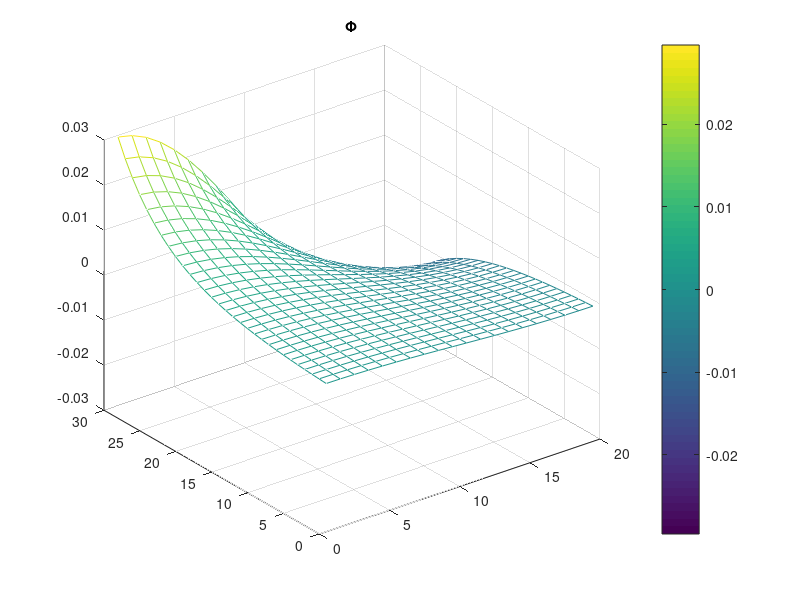
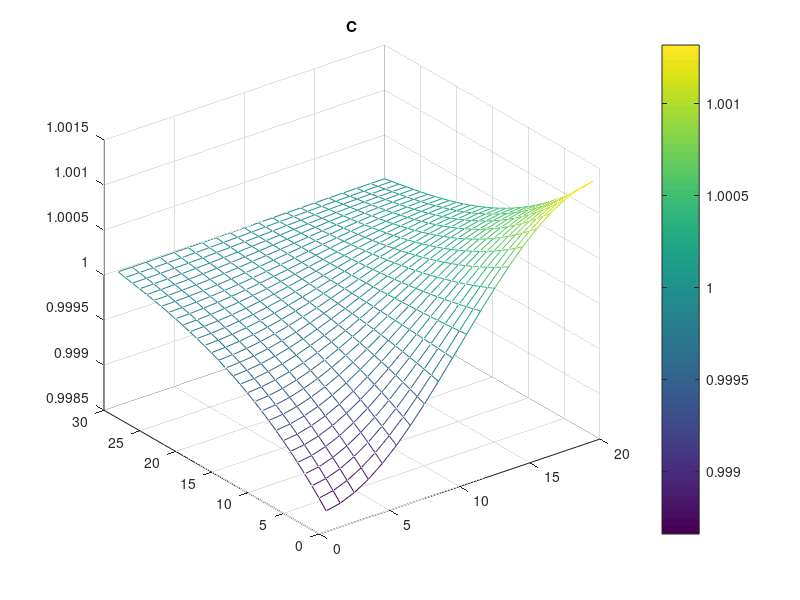
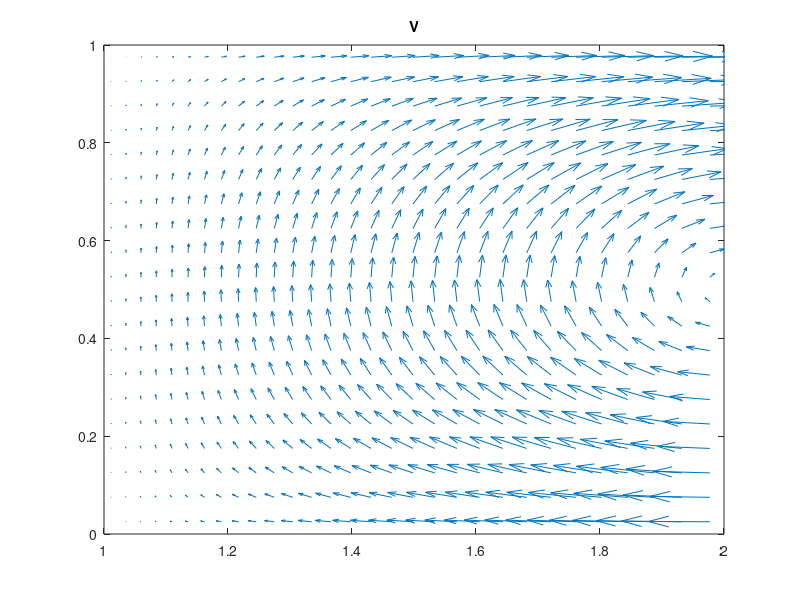
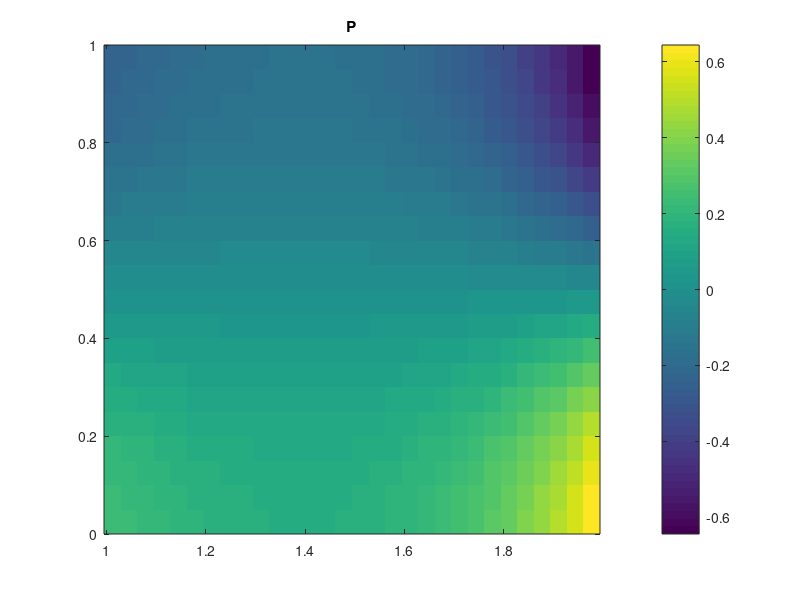

Reproduce these figures in MATLAB, in order.
% The main solver code.
function main
    % clc;
    % Physical quantities
    alpha = 1; % Peclet number
    beta = 0.1; % Applied electric field
    vel = 0.1; % Particle velocity 
    
    % Grid creation
    x = logspace(log10(1), log10(2), 31);
    y = linspace(0, 1, 21);
    [sz, Xc, Yc, Xx, Yx, Xy, Yy, Xi, Yi] = create_grids(x, y);
    Ic = interior(sz + 2);
    [Ju Iu Jd Id Jl Il Jr Ir] = boundary(Ic);
    K  = [Ju Iu; Jd Id; Jl Il; Jr Ir]; % (Xc, Yc)
    
    [Jux Iux Jdx Idx Jlx Ilx Jrx Irx] = boundary(interior(sz + [1 2]));
    Kx = [Jux Iux; Jdx Idx; Jlx Ilx; Jrx Irx]; % (Xx, Yx)
    Mx = [0*Jux+1, 0*Iux-1; 0*Jdx+1, 0*Idx-1; ...
          0*Jlx+1, 0*Ilx; 0*Jrx+1 0*Irx];
    % Up/Down: Neumann = 0/0.
    % Left/Right: Dirichlet = 0/cos(theta)
    
    [Juy Iuy Jdy Idy Jly Ily Jry Iry] = boundary(interior(sz + [2 1]));
    Ky = [Juy Iuy; Jdy Idy; Jly Ily; Jry Iry]; % (Xy, Yy)
    My = [0*Juy+1, 0*Iuy; 0*Jdy+1, 0*Idy; ...
          0*[Jly, Ily; Jry, Iry]+0.5];
    % Up/Down: Dirichlet = 0/0
    % Left/Right: Average Dirichlet = Slip/sin(theta)
    
    % Guess initial values for all variables
    Phi = randn(sz);
    C = rand(sz);
    Vx = randn(sz - [1 0]);
    Vy = randn(sz - [0 1]);
    P = randn(sz);
    
    % Iterations
    iters = [1 2 10];
    L = laplacian(Ic, Xc, Yc);
    L1 = L();
    [Gx_p, L_vx0, Gx_vx0] = stokes1(1, Xx, Yx, Xi, Yi);
    [Gy_p, L_vy0, Gy_vy0] = stokes1(2, Xy, Yy, Xi, Yi);
    
    [L_vx] = subst_lhs(L_vx0, Kx, Mx);
    [L_vy] = subst_lhs(L_vy0, Ky, My);
    [Gx_vx] = subst_lhs(Gx_vx0, Kx, Mx);
    [Gy_vy] = subst_lhs(Gy_vy0, Ky, My);

    A1 = [L_vx, sparse(size(L_vx, 1), size(L_vy, 2)), -Gx_p; ...
         sparse(size(L_vy, 1), size(L_vx, 2)), L_vy, -Gy_p; ...
         Gx_vx, Gy_vy, sparse(prod(sz), prod(sz))];
    [Mr, Mb] = stokes_vanka_redblack(sz, A1);

    VxL = zeros(1, size(Vx, 2));
    VxR = zeros(1, size(Vx, 2)) - vel*cos(Yx(end, 2:end-1)*pi);
    VyU = zeros(size(Vy, 1), 1);
    VyD = zeros(size(Vy, 1), 1);

    Cl = exp(-Phi(1, :));
    Cr = 0*Cl + exp(-0);
    
    for iter = 1:10000
        %%% Laplace equation (for Phi)
        if iters(3)
            C0 = [Cl; C; Cr]; % Expand C with ghost points
            A = L([C0(:, 1), C0, C0(:, end)]);
            % Up/Down: symmetry - Neumann. Left: Dirichlet. Right: Neumann (field).
            M = [0*Ju+1 0*Iu-1; 0*Jd+1 0*Id-1; 0*Jl+1 0*Il; 0*Jr+1 0*Ir-1];
            u = [0*[Ju; Jd]; -log(col(C(1, :))); ...
                beta * (Xc(Jr) - Xc(Ir)) .* cos(Yc(Jr) * pi)];
            [A, f] = subst(A, zeros(sz), K, M, u);
            [Phi, res3] = iterate(Phi, A, f, iters(3));
            Cl = exp(-Phi(1, :));
        end
        %%% Diffusion-advection (for C)        
        if iters(2)
            % Up/Down: symmetry - Neumann. Left: Dirichlet. Right: Dirichlet.
            M = [0*Ju+1 0*Iu-1; 0*Jd+1 0*Id-1; 0*Jl+1 0*Il; 0*Jr+1 0*Ir];
            u = [0*[Ju; Jd]; Cl(:); Cr(:)];

            A = advection(Ic, Xc, Yc, [VxL; Vx; VxR], [VyD, Vy, VyU], 'central');        
            [A, f] = subst(L1 - alpha*A, zeros(sz), K, M, u);
            [C, res2] = iterate(C, A, f, iters(2));
        end        
        %%% Stokes equation (for Vx, Vy, P)
        if iters(1)
            Fx = shave(Xx, 1, 1) * 0;
            Fy = shave(Yy, 1, 1) * 0;
            div = zeros(sz);

            %    Neumann (U/D)     Dirichlet (L/R)
            ux = [[0*Jux; 0*Jdx]; [VxL(:); VxR(:)]];
            [Fx] = subst_rhs(L_vx0, Fx, Kx, Mx, ux);
            [div] = subst_rhs(Gx_vx0, div, Kx, Mx, ux);
            
            %    Dirichlet (U/D)   Av. Dirichlet (L/R)  [TODO]
            uy = [[VyU(:); VyD(:)]; [0*Jly; 0*Jry]];
            [Fy] = subst_rhs(L_vy0, Fy, Ky, My, uy);
            [div] = subst_rhs(Gy_vy0, div, Ky, My, uy);

            f1 = [Fx; Fy; div];

            z = [Vx(:); Vy(:); P(:)];
            for k = 1:iters(1)
                r = f1 - A1*z;    z = z + Mr*r; 
                r = f1 - A1*z;    z = z + Mb*r;
            end
            res1 = r;
            Vx = reshape(z(1:numel(Fx)), sz - [1 0]);
            Vy = reshape(z((1:numel(Fy)) + numel(Fx)), sz - [0 1]);
            P = reshape(z((1 + numel(Fx) + numel(Fy)):end), sz);
            P = P - mean(P(:)); % re-normalize P
        end
    end
    
    % Results
%     Phi, C, Vx, Vy, P
    figure(1); 
    mesh(Phi); colorbar; title('\Phi')
    
    figure(2); 
    mesh(C); colorbar; title('C')

    figure(3); 
    quiver(Xi, Yi, ...
        average([VxL; Vx; VxR], [1;1]/2), ...
        average([VyD, Vy, VyU], [1 1]/2), 0); title('V')
    axis([1 2 0 1])

    figure(4); 
    imagesc(average(x, [1 1]/2), average(y, [1 1]/2), P.'); 
    colorbar; title('P')
    set(gca, 'YDir', 'normal');
    save results
    norm(res1, inf)
    norm(res2, inf)
    norm(res3, inf)
end

function A = shave(A, rows, cols)
    A = A(1+rows : end-rows, 1+cols : end-cols);
end

function [x, r] = iterate(x, A, f, N)
    sz = size(x);
    x = x(:);
    J = dinv(A);
    for i = 1:N
        r = f - A * x;
        x = x + J * r;
    end
    x = reshape(x, sz);
end

function [M1, M2] = stokes_vanka_redblack(sz, A)
    K = 1:prod(sz);
    K = K(:);
    [I, J] = ind2sub(sz, K);
    
    % Same indices for variables and equations.
    % CR: make this offset hack better.
    V = [[index(sz - [1 0], I-1, J), index(sz - [1 0], I, J)], ...
         [index(sz - [0 1], I, J-1), index(sz - [0 1], I, J)] + prod(sz - [1 0]), ...
         K + prod(sz - [1 0]) + prod(sz - [0 1])];
    
    K = logical(mod(I - J, 2)); 
    V1 = arr2cell(V( K, :)); % odd
    V2 = arr2cell(V(~K, :)); % even
    
    M1 = vanka(A, V1, V1);
    M2 = vanka(A, V2, V2);

    function C = arr2cell(A)
        C = cell(size(A, 1), 1);
        for k = 1:numel(C)
            a = A(k, :);
            a = a(~isnan(a));
            C{k} = a(:);
        end
    end

    function K = index(sz, I, J)
        Q = (1 <= I) & (I <= sz(1)) & (1 <= J) & (J <= sz(2));
        K = nan(size(Q));
        K(Q) = sub2ind(sz, I(Q), J(Q));
    end

end

% Vanka-type smoother construction.
function [M] = vanka(A, V, E)

    % V is a cell array, whose k-th entry contains k-th subdomain indices
    nonzeros = 0;
    for k = 1:numel(V)
        nonzeros = nonzeros + numel(V{k}).^2;
    end
    % Preallocate memory for non-zeroes
    inverses = zeros(nonzeros, 1);
    indices = zeros(size(inverses));

    sz = size(A); % Pre-compute A size
    offset = 0;
    for k = 1:numel(V)
         % Process current index set:
        J = col(V{k});
        I = col(E{k});
        N = numel(J); 
        % Invert current submatrix
        inverses( offset + (1:N^2) ) = inv( A(I, J) );
        % Save its indices at A
        indices( offset + (1:N^2) ) = index_ndgrid(sz, J, I);
        offset = offset + N^2;
    end
    % Construct sparse matrix M for pre-conditioning
    M = mksparse(sz, indices, inverses);

    % r = f - Ax
    % x' = x + M r 
    % x' = (I - MA)x + Mf
    % x' = Tx + d
end

function K = index_ndgrid(sz, I, J)
    [I, J] = ndgrid(I, J);
    K = sub2ind(sz, I, J);
end
function S = mksparse(sz, indices, values)
    [I, J] = ind2sub(sz, indices);
    S = sparse(I, J, values, sz(1), sz(2));
end

% Construct Stokes equation for specified dimension.
function [Gp, Lv, Gv] = stokes1(dim, Xs, Ys, X, Y)
    sz = size(0*Xs + 0*Ys);
    I = interior(sz);
    Lv = laplacian(I, Xs, Ys);
    Lv = Lv();
    % full(Lv)
    dir = (1:numel(sz)) == dim;
    K = I | shift(I, -dir); % add first row/column
    Gv = gradient(K, Xs, Ys, dir);
    % full(Gv)
    I = true(size(0*X+0*Y));
    K = I & shift(I, -dir); % remove last row/column
    Gp = gradient(K, X, Y, dir);
    % full(Gp)
end

% Sparse gradient operator.
function G = gradient(K, X, Y, dir)
    sz = size(K);
    [I, J] = ind2sub(sz, find(K));
    K1 = sub2ind(sz, I, J);
    K2 = sub2ind(sz, I + dir(1), J + dir(2));
    K0 = sub2ind(sz - dir, I, J);
    switch find(dir)
        case 1, D = X(K2) - X(K1);
        case 2, D = Y(K2) - Y(K1);
    end
    G = sparse([1:numel(K0), 1:numel(K0)], [K1 K2], 1./[-D D], ...
        numel(K0), prod(sz));
end

function [Ju Iu Jd Id Jl Il Jr Ir] = boundary(I)
    Jl = find(  shift(I, [-1, 0]) & ~I ); 
    Il = find( ~shift(I, [+1, 0]) &  I ); 
    Jr = find(  shift(I, [+1, 0]) & ~I ); 
    Ir = find( ~shift(I, [-1, 0]) &  I ); 
    Jd = find(  shift(I, [0, -1]) & ~I ); 
    Id = find( ~shift(I, [0, +1]) &  I ); 
    Ju = find(  shift(I, [0, +1]) & ~I ); 
    Iu = find( ~shift(I, [0, -1]) &  I ); 
end

function I = shift(I, Q)

    sz = size(I);
    Qp = max(Q, 0); % positive shifts
    Qn = min(Q, 0); % negative shifts

    I = [zeroes(Q(1), size(I, 2)); ...
         I(1-Qn(1):end-Qp(1), :); ...
         zeroes(-Q(1), size(I, 2))];

    I = [zeroes(size(I, 1), Q(2)), ...
         I(:, 1-Qn(2):end-Qp(2)), ...
         zeroes(size(I, 1), -Q(2))];

    function Z = zeroes(n, m)
        Z = false(min(max([n m], 0), sz));
    end

end

% Substitude Mx(K)=u into Ax=f, removing eliminated variables.
% The first coordinate for each M's row is eliminated.
% In addition, all zero columns are eliminated from A.
function [A, f] = subst(A, f, K, M, u)
    f = subst_rhs(A, f, K, M, u);
    A = subst_lhs(A, K, M);
end

function [A] = subst_lhs(A, K, M)

    P = K(:, 1); % P is to-be-eliminated variable vector
    K(:, 1) = []; % K now contains dependent variables
    S = diag(1 ./ M(:, 1)); % Rescaling according to first coordinate

    n = size(A, 2); % n = # of variables.
    
    M = S * M(:, 2:end);
    T = sparse(repmat(P, 1, size(K, 2)), K, M, n, n);
    A = A - A * T;
    A(:, P) = [];

    A(:, ~any(A, 1)) = [];
end

function [f] = subst_rhs(A, f, K, M, u)

    P = K(:, 1); % P is to-be-eliminated variable vector
    S = diag(1 ./ M(:, 1)); % Rescaling according to first coordinate

    u = S * u(:);
    f = f(:) - A(:, P) * u;
end

function I = interior(sz)
    % Array of true values
    I = true(sz);
    % Exclude boundary points' indices (special handling of 1D)
    I([1 sz(1)], :) = false;
    I(:, [1 sz(2)]) = false; 
end

% Laplacian discretization using sparse matrix
function operator = laplacian(interior, X, Y)    
    sz = size(interior);
    N = prod(sz);

    ind = @(I, J) sub2ind(sz, I, J);
    K = find(interior); % Fill only interior points
    K = K(:);
    [I, J] = ind2sub(sz, K);
    Dp = repmat([1 0 -1], [numel(K) 1]); 
    % NOTE: The stencil is constructed as: [forward, middle, backward] coefficients.
    Ip = repmat(I, [1 3]);
    Jp = repmat(J, [1 3]);
    Kp = repmat((1:numel(K))', [1 3]);
    % Build 2D sparse matrix L = "Dxx/Mxx" + "Dyy/Myy":

    % for X
    Kr = ind(I+1, J); % Left
    Kl = ind(I-1, J); % Right
    Pi = ind(Ip + Dp, Jp); % column indices
    % The denumerator is separated, for A to be symmetric
    % (since the original operator is self-adjoint).
    Mxx = sparse(1:numel(K), 1:numel(K), (X(Kr) - X(Kl)), numel(K), numel(K));
    % Laplacian for X direction is (pinv(Mxx) * Dxx)

    % for Y
    Ku = ind(I, J+1); % Up
    Kd = ind(I, J-1); % Down
    Pj = ind(Ip, Jp + Dp); % column indices
    % The denumerator is separated, for A to be symmetric
    % (since the original operator is self-adjoint).
    Myy = sparse(1:numel(K), 1:numel(K), (Y(Ku) - Y(Kd)), numel(K), numel(K));
    % Laplacian for Y direction is (pinv(Myy) * Dyy)

    % % The actual Laplacian matrix is:
    % A = dinv(Mxx) * Dxx + dinv(Myy) * Dyy;

    % Pre-multiply it by (Mxx * Myy) for symmetry of A.
    M = Mxx * Myy;
    dinvM = dinv(M);
    function A = op(C)
        if nargin < 1
            C = ones(sz); % Assume uniform C
        end

        Dxx = ... % Laplacian stencil in X direction
         col(( C(Kr) + C(K) ) ./ (( X(Kr) - X(K) ))) * [1 -1 0] -  ...
         col(( C(K) + C(Kl) ) ./ (( X(K) - X(Kl) ))) * [0 1 -1];
        Dxx = sparse(Kp, Pi, Dxx, numel(K), N);
        
        Dyy = ... % Laplacian stencil in Y direction
         col(( C(Ku) + C(K) ) ./ (( Y(Ku) - Y(K) ))) * [1 -1 0] -  ...
         col(( C(K) + C(Kd) ) ./ (( Y(K) - Y(Kd) ))) * [0 1 -1];
        Dyy = sparse(Kp, Pj, Dyy, numel(K), N);
        
        L = Myy * Dxx + Mxx * Dyy;
        A = dinvM * L;
    end
    operator = @op;
end

% Diffusion advection discretization using sparse matrix
function A = advection(interior, X, Y, Vx, Vy, method)    
    sz = size(interior);
    N = numel(interior);

    ind = @(I, J) sub2ind(sz, I, J);
    K = find(interior); % Fill only interior points
    K = K(:);
    [I, J] = ind2sub(sz, K);
    Dp = repmat([1 0 -1], [numel(K) 1]); 
    % NOTE: The stencil is constructed as: [forward, middle, backward] coefficients.
    Ip = repmat(I, [1 3]);
    Jp = repmat(J, [1 3]);
    Kp = repmat(K, [1 3]); % interior variables' indices, for 1D stencil

    switch method
        case 'upwind'
            Dx = sparse(N, N);
            if sz(1) > 1 % for X
                Kr = ind(I+1, J); % Left
                Kl = ind(I-1, J); % Right
                P = ind(Ip + Dp, Jp); % column indices
                Dx_r = sparse(K, K, 1./(X(Kr) - X(K)), N, N) * ...
                       sparse(Kp, P, ones(size(K)) * [1 -1 0], N, N);
                Dx_l = sparse(K, K, 1./(X(K) - X(Kl)), N, N) * ...
                       sparse(Kp, P, ones(size(K)) * [0 1 -1], N, N);
                % Find upstream direction
                Sx = sign(convn(Vx, [1; 1]/2, 'valid'));
                Dx = sparse(K, K, (Sx > 0) .* Vx(1:end-1, :), N, N) * Dx_l + ...
                     sparse(K, K, (Sx < 0) .* Vx(2:end,   :), N, N) * Dx_r;
            end
            Dy = sparse(N, N);
            if sz(2) > 1 % for Y
                Ku = ind(I, J+1); % Up
                Kd = ind(I, J-1); % Down
                P = ind(Ip, Jp + Dp); % column indices
                Dy_u = sparse(K, K, 1./(Y(Ku) - Y(K)), N, N) * ...
                     sparse(Kp, P, ones(size(K)) * [1 -1 0], N, N);
                Dy_d = sparse(K, K, 1./(Y(K) - Y(Kd)), N, N) * ...
                     sparse(Kp, P, ones(size(K)) * [0 1 -1], N, N);
                % Find upstream direction
                Sy = sign(convn(Vy, [1, 1]/2, 'valid'));
                Dy = sparse(K, K, (Sy > 0) .* Vy(:, 1:end-1), N, N) * Dy_d + ...
                     sparse(K, K, (Sy < 0) .* Vy(:, 2:end  ), N, N) * Dy_u;
            end

        case 'central'
            Dx = sparse(N, N);
            if sz(1) > 1 % for X
                Kr = ind(I+1, J); % Left
                Kl = ind(I-1, J); % Right
                P = ind(Ip + Dp, Jp); % column indices
                Vx = convn(Vx, [1; 1]/2, 'valid');
                Dx = sparse(K, K, Vx(:)./(X(Kr) - X(Kl)), N, N) * ...
                     sparse(Kp, P, ones(size(K)) * [1 0 -1], N, N);
            end
            Dy = sparse(N, N);
            if sz(2) > 1 % for Y
                Ku = ind(I, J+1); % Up
                Kd = ind(I, J-1); % Down
                P = ind(Ip, Jp + Dp); % column indices
                Vy = convn(Vy, [1, 1]/2, 'valid');
                Dy = sparse(K, K, Vy(:)./(Y(Ku) - Y(Kd)), N, N) * ...
                     sparse(Kp, P, ones(size(K)) * [1 0 -1], N, N);
            end

        otherwise
            error('Unsupported %s!', method)
    end

    A = Dx + Dy;
    A = A(interior, :);
end

function [sz, Xc, Yc, Xx, Yx, Xy, Yy, Xi, Yi] = create_grids(x, y, verbose)
    x = x(:); y = y(:); sz = [numel(x) numel(y)] - 1;
    % extended grid (for ghost points)
    xg = [2*x(1) - x(2); x; 2*x(end) - x(end-1)];
    yg = [2*y(1) - y(2); y; 2*y(end) - y(end-1)];
    % cell-centered coordinates
    xc = average(xg, [1; 1]/2);
    yc = average(yg, [1; 1]/2);
    % NDGRID convention
    [Xc, Yc] = ndgrid(xc, yc);
    [Xx, Yx] = ndgrid(xg(2:end-1), yc);
    [Xy, Yy] = ndgrid(xc, yg(2:end-1));
    [Xi, Yi] = ndgrid(xc(2:end-1), yc(2:end-1));

    if nargin > 2 && verbose        
        plot(Xc(:), Yc(:), '.', Xi(:), Yi(:), 'o', ...
             Xx(:), Yx(:), '>', Xy(:), Yy(:), '^');
        set(gca, 'XTick', x, 'YTick', y, 'XGrid', 'on', 'YGrid', 'on');
        axis square; 
    end
end

function A = average(A, h)
    A = convn(A, h, 'valid');
end

% R = pseudo-inverse of diag(A).
function R = dinv(A)
    d = full(diag(A));
    I = find(d);
    d(I) = 1 ./ d(I);
    N = numel(d);
    R = sparse(1:N, 1:N, d);
end

% Converts x to a column vector = x(:)
function x = col(x)
    x = x(:);
end
